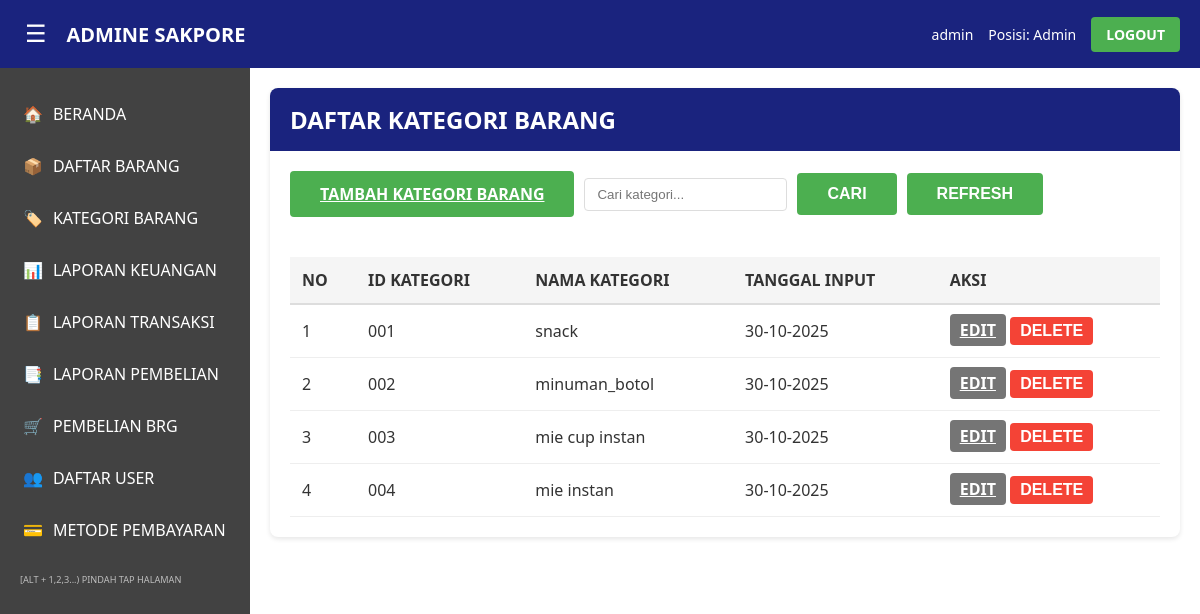
The app's page /admin/kategori_barang/index.php (signed in) with its own data.
### tables this page shows
CREATE TABLE IF NOT EXISTS kategori_barang (
    kategoriID INT AUTO_INCREMENT PRIMARY KEY,
    id_kategori VARCHAR(50) UNIQUE NOT NULL,
    namaKategori VARCHAR(100) NOT NULL,
    tanggalinput DATE NOT NULL DEFAULT (CURRENT_DATE)
);

### config/paths.php (called while the page is built, shortened)
<?php
function getScriptDepth() {
    $scriptName = $_SERVER['SCRIPT_NAME'];
    $scriptDir = dirname($scriptName);
    $scriptDir = trim($scriptDir, '/');
    $parts = explode('/', $scriptDir);
    $parts = array_filter($parts);
    $projectFolders = ['admin', 'kasir', 'assets', 'config', 'includes'];
    $depth = 0;
    $found = false;
    foreach ($parts as $part) {
        if (in_array($part, $projectFolders)) {
            $found = true;
            $depth++;
        } elseif ($found) {
            $depth++;
        }
    }
    return $depth;
}
function getNavPath($targetPath) {
    $depth = getScriptDepth();
    $backPath = str_repeat('../', $depth);
    $targetPath = ltrim($targetPath, '/');
    return $backPath . $targetPath;
}

### config/database.php (called while the page is built, shortened)
<?php
function getConnection() {
    $conn = mysqli_connect(DB_HOST, DB_USER, DB_PASS, DB_NAME);
    mysqli_set_charset($conn, "utf8");
    return $conn;
}
function queryArray($sql) {
    $conn = getConnection();
    $result = mysqli_query($conn, $sql);
    $data = [];
    while ($row = mysqli_fetch_assoc($result)) {
        $data[] = $row;
    }
    return $data;
}

### admin/kategori_barang/index.php (the view, shortened to what this page needs)
<?php
require_once __DIR__ . '/../../config/database.php';
$search = $_GET['search'] ?? '';
$conn = getConnection();
if (!empty($search)) {
    $search = mysqli_real_escape_string($conn, $search);
    $kategori = queryArray("SELECT * FROM kategori_barang WHERE namaKategori LIKE '%$search%' ORDER BY tanggalinput DESC");
} else {
    $kategori = queryArray("SELECT * FROM kategori_barang ORDER BY tanggalinput DESC");
}
require_once __DIR__ . '/../../config/paths.php';
include __DIR__ . '/../../includes/header.php';
?>
<div class="card">
    <div class="card-header">
        <h2>DAFTAR KATEGORI BARANG</h2>
    </div>
    <div class="search-filter">
        <a href="<?php echo getNavPath('admin/kategori_barang/tambah.php'); ?>" class="btn btn-success">TAMBAH KATEGORI BARANG</a>
        <input type="text" id="search" placeholder="Cari kategori..." value="<?php echo htmlspecialchars($search); ?>">
        <button class="btn btn-success" onclick="searchKategori()">CARI</button>
        <button class="btn btn-success" onclick="location.reload()">REFRESH</button>
    </div>
    <div class="table-container">
        <table>
            <thead>
                <tr>
                    <th>NO</th>
                    <th>ID KATEGORI</th>
                    <th>NAMA KATEGORI</th>
                    <th>TANGGAL INPUT</th>
                    <th>AKSI</th>
                </tr>
            </thead>
            <tbody>
                <?php if (empty($kategori)): ?>
                    <tr>
                        <td colspan="5" class="text-center">Tidak ada data</td>
                    </tr>
                <?php else: ?>
                    <?php foreach ($kategori as $index => $kat): ?>
                        <tr>
                            <td><?php echo $index + 1; ?></td>
                            <td><?php echo $kat['id_kategori']; ?></td>
                            <td><?php echo htmlspecialchars($kat['namaKategori']); ?></td>
                            <td><?php echo date('d-m-Y', strtotime($kat['tanggalinput'])); ?></td>
                            <td>
                                <a href="<?php echo getNavPath('admin/kategori_barang/tambah.php?edit=' . $kat['id_kategori']); ?>" class="btn btn-secondary" style="padding: 5px 10px;">EDIT</a>
                                <form method="POST" style="display: inline;" onsubmit="return confirmDelete('Yakin ingin menghapus kategori ini?')">
                                    <button type="submit" class="btn btn-danger" style="padding: 5px 10px;">DELETE</button>
                                </form>
                            </td>
                        </tr>
                    <?php endforeach; ?>
                <?php endif; ?>
            </tbody>
        </table>
    </div>
</div>
<?php include __DIR__ . '/../../includes/footer.php'; ?>

### assets/css/style.css (style rules this page uses)
* { margin: 0; padding: 0; box-sizing: border-box; }
body { font-family: 'Segoe UI', Tahoma, Geneva, Verdana, sans-serif; background-color: #90EE90; color: #333; }
.btn { padding: 12px 30px; border: none; border-radius: 4px; font-size: 16px; font-weight: bold; cursor: pointer; transition: all 0.3s; }
.btn-success { background-color: #4caf50; color: white; }
.btn-danger { background-color: #f44336; color: white; }
.btn-secondary { background-color: #757575; color: white; }
.card { background-color: white; border-radius: 8px; padding: 20px; margin-bottom: 20px; box-shadow: 0 2px 5px rgba(0,0,0,0.1); }
.card-header { background-color: #1a237e; color: white; padding: 15px 20px; border-radius: 8px 8px 0 0; margin: -20px -20px 20px -20px; font-weight: bold; }
.table-container { overflow-x: auto; }
table { width: 100%; border-collapse: collapse; margin-top: 20px; }
table th { background-color: #f5f5f5; padding: 12px; text-align: left; font-weight: bold; border-bottom: 2px solid #ddd; }
table td { padding: 12px; border-bottom: 1px solid #eee; }
.search-filter { display: flex; gap: 10px; margin-bottom: 20px; flex-wrap: wrap; align-items: center; }
.search-filter input, .search-filter select { padding: 8px 12px; border: 1px solid #ddd; border-radius: 4px; }

### records on screen
kategori_barang: id_kategori "001", namaKategori "snack", tanggalinput "30-10-2025"
kategori_barang: id_kategori "002", namaKategori "minuman_botol", tanggalinput "30-10-2025"
kategori_barang: id_kategori "003", namaKategori "mie cup instan", tanggalinput "30-10-2025"
kategori_barang: id_kategori "004", namaKategori "mie instan", tanggalinput "30-10-2025"

### other values on screen
$_SESSION['username'] "admin"
$_SESSION['jabatan'] "Admin"
